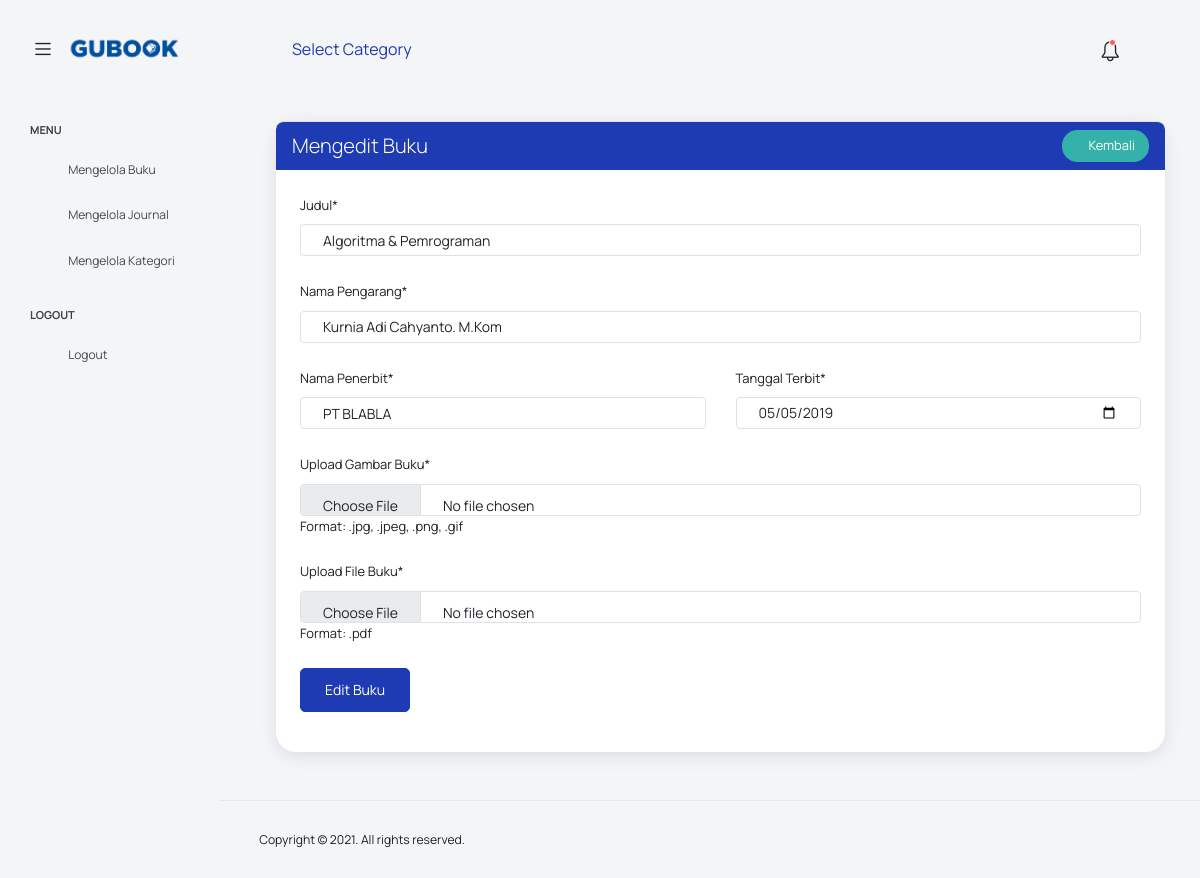
The app's page /pages/admin/books/edit_books.php?id=37 (signed in) with its own data.
### tables this page shows
CREATE TABLE `books` (
  `id` int NOT NULL,
  `judul` varchar(255) NOT NULL,
  `pengarang` varchar(255) NOT NULL,
  `penerbit` varchar(255) NOT NULL,
  `tanggal_terbit` date NOT NULL,
  `cover` varchar(255) NOT NULL,
  `url_buku` varchar(255) NOT NULL,
  `kategori` varchar(50) NOT NULL DEFAULT 'Lainnya'
);

### functions/functions.php (called while the page is built, shortened)
<?php
function getBookById($id, $conn) {
    $stmt = $conn->prepare("SELECT * FROM books WHERE id = ?");
    $stmt->bind_param("i", $id);
    $stmt->execute();
    $result = $stmt->get_result();
    $book = $result->fetch_assoc();
    return $book;
}
function sanitizeInput($data, $conn) {
    $data = trim($data);
    $data = stripslashes($data);
    $data = htmlspecialchars($data);
    $data = $conn->real_escape_string($data);
    return $data;
}
function validateId($id) {
    return $id;
}
?>

### pages/admin/books/edit_books.php (the view, shortened to what this page needs)
<?php
require_once TEMPLATE_PATH . '/header.php';
require_once TEMPLATE_PATH . '/navbar.php';
require_once FUNCTIONS_PATH . 'functions.php';
if (isset($_GET['id'])) {
    $getId = validateId($_GET['id']);
    $getId = sanitizeInput($getId, $conn);
} else {
    die("ID diperlukan.");
}
$query = getBookById($getId, $conn);
?>
      <div class="main-panel">
        <div class="content-wrapper">
          <div class="row">
            <div class="col-lg-12 grid-margin stretch-card">
              <div class="card">
              <div class="card-footer bg-primary rounded-top d-flex justify-content-between align-items-center">
                <p class="display-5 text-bold fw-semibold text-white mb-0">Mengedit Buku</p>
                    <div>
                        <a href="<?= BASE_URL. "pages/admin/books/manage_books.php"; ?>">
                        <button class="btn btn-success btn-sm" id="addBtn">
                            <span class="mdi mdi-arrow-left align-middle"></span> Kembali
                        </button></a>
                    </div>
                </div>
                <div class="card-body">
                <form class="post-edit" method="post" enctype="multipart/form-data">
                    <div class="form-group">
                    <label for="judul">Judul*</label>
                    <input type="text" class="form-control" id="judul" name="judul" value="<?= $query['judul']; ?>"placeholder="Judul" required>
                    </div>
                    <div class="form-group">
                    <label for="namaPengarang">Nama Pengarang*</label>
                    <input type="text" class="form-control" id="namaPengarang" name="pengarang" value="<?= $query['pengarang']; ?>" placeholder="Nama Pengarang" required>
                    </div>
                    <div class="form-group row">
                        <div class="col-md-6">
                            <label for="namaPenerbit">Nama Penerbit*</label>
                            <input type="text" class="form-control" id="namaPenerbit" name="penerbit" value="<?= $query['penerbit']; ?>" placeholder="Nama Penerbit" required>
                        </div>
                        <div class="col-md-6">
                            <label for="tanggalTerbit">Tanggal Terbit*</label>
                            <input type="date" class="form-control" id="tanggalTerbit" name="tanggal_terbit" value="<?= isset($query['tanggal_terbit']) ? $query['tanggal_terbit'] : ''; ?>" placeholder="Tanggal Terbit" required>
                        </div>
                    </div>
                    <div class="form-group">
                    <label>Upload Gambar Buku*</label>
                    <div class="input-group col-xs-12">
                        <input type="file" class="form-control file-upload-info" name="cover" placeholder="Upload Gambar" accept="image/*" required>
                    </div>
                    <p class="mb-0">Format: .jpg, .jpeg, .png, .gif</p>
                    </div>
                    <div class="form-group">
                    <label>Upload File Buku*</label>
                    <div class="input-group col-xs-12">
                        <input type="file" class="form-control file-upload-info" name="url_buku" placeholder="Upload File" accept=".pdf" required>
                    </div>
                    <p class="mb-0">Format: .pdf</p>
                    </div>
                    <button type="submit" class="btn btn-primary">Edit Buku</button>
                </form>
                </div>
              </div>
            </div>
          </div>
        </div>
<?php
require_once FUNCTIONS_PATH . 'functions.php';
?>
<?php require_once TEMPLATE_PATH . '/footer.php'; ?>

### records on screen
books: judul "Algoritma & Pemrograman", pengarang "Kurnia Adi Cahyanto. M.Kom", penerbit "PT BLABLA", tanggal_terbit "05/05/2019"
